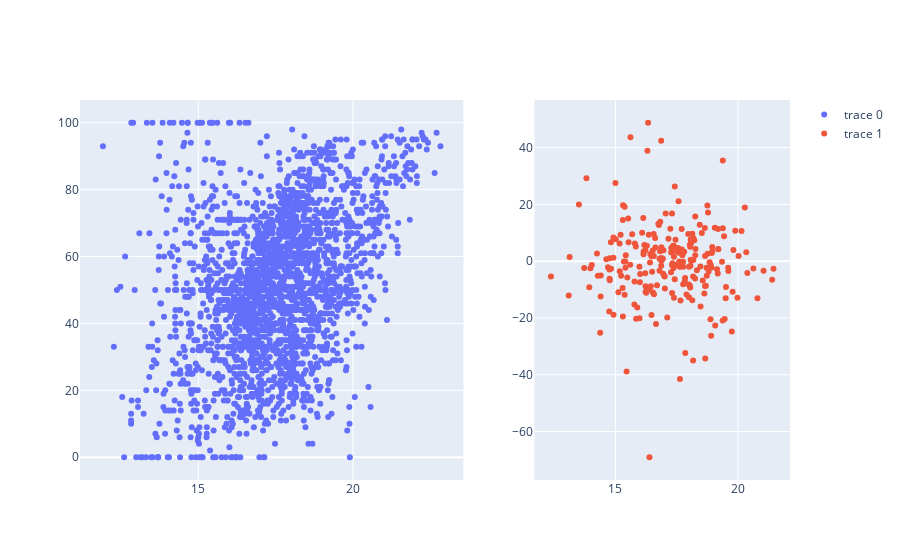

Notebook code for this chart:
### Code cell
fig = make_subplots(
    rows=1, cols=2, 
    column_widths=[0.6, 0.4],  
)
    
_ = fig.add_trace(go.Scatter(
    x = X_fe["Log_Core_Revenues"], y=y, mode='markers'
),1,1)

_ = fig.add_trace(go.Scatter(
    x = X_fe["Log_Core_Revenues"], y=residual_data['residuals'], mode='markers'
), 1, 2)

   
fig.show()

### Figure 1 — Plotly figure (JSON) as saved in the notebook; plotly's stock layout.template omitted (floating-point values rounded to 4 significant figures; data arrays with more than 128 entries replaced by an {"elided": "..."} marker saying what was removed)
{"data": [{"mode": "markers", "type": "scatter", "x": {"elided": "2315 float values"}, "xaxis": "x", "y": {"elided": "2315 int values"}, "yaxis": "y"}, {"mode": "markers", "type": "scatter", "x": {"elided": "2315 float values"}, "xaxis": "x2", "y": {"elided": "232 float values"}, "yaxis": "y2"}], "layout": {"xaxis": {"anchor": "y", "domain": [0, 0.54]}, "xaxis2": {"anchor": "y2", "domain": [0.64, 1]}, "yaxis": {"anchor": "x", "domain": [0, 1]}, "yaxis2": {"anchor": "x2", "domain": [0, 1]}}}
